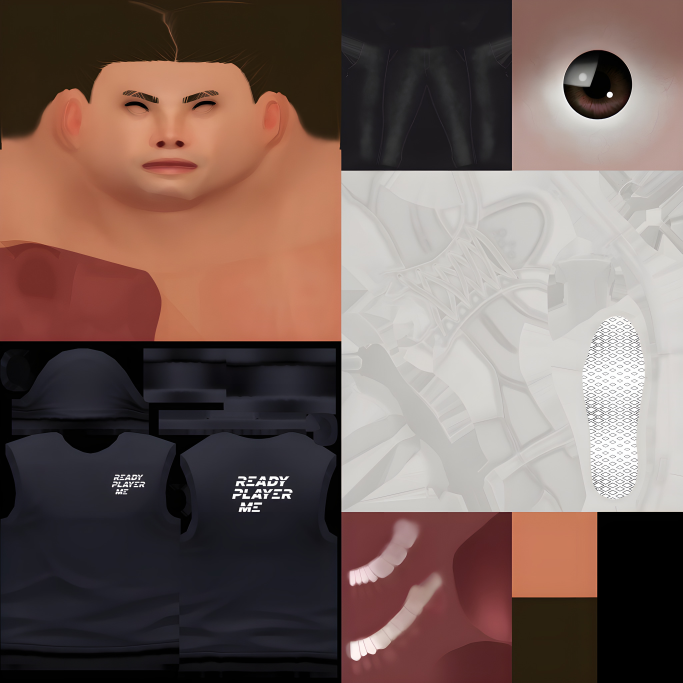
#> input picture modelos/rpm_m_hd.jpg, 2048 x 2048 px, found by its file name (shown at 1/3 size)
$ python desenha_rosto.py
#> lines starting #> are read from the running program, lines starting #| are printed output that depends on the picture; after the words box and inside, x2 and y2 are one past the last pixel; in counts of white or black regions, pixels touching at a corner belong together
# Pinta um rosto em estilo de desenho (cel-shading) na cabeça do modelo masculino, com proporções medidas nas fotos.
import numpy as np
from PIL import Image, ImageDraw, ImageFilter
base = Image.open('/home/user/role-city/modelos/rpm_m_hd.jpg').convert('RGB')
#> base is the input picture: PIL image 2048x2048 RGB; mean R, G, B 117.4, 97.1, 91.1
W = 2048
skin = np.asarray(base)[1536:1792, 1536:1792].reshape(-1, 3).mean(0)     # tom do corpo
#> skin = [201.7, 121.9, 89.24]
SK = tuple(int(v) for v in skin)
#> SK = (201, 121, 89)
L = Image.new('RGB', (W, W), SK); d = ImageDraw.Draw(L)
def sh(c, f): return tuple(int(max(0, min(255, v * f))) for v in c)
# sombras e luz (cel): contorno do rosto mais escuro, testa e bochechas mais claras
for (cx, cy, rx, ry, f, a) in [(512, 640, 300, 120, 0.82, 1), (330, 430, 60, 150, 0.9, 1), (694, 430, 60, 150, 0.9, 1)]:
    lay = Image.new('RGB', (W, W), sh(SK, f)); m = Image.new('L', (W, W), 0); ImageDraw.Draw(m).ellipse([cx - rx, cy - ry, cx + rx, cy + ry], fill=255)
    L.paste(lay, (0, 0), m.filter(ImageFilter.GaussianBlur(40)))
#> this loop made 3 passes
#> pass 1, `lay = Image.new('RGB', (W, W), sh(SK, f))`:
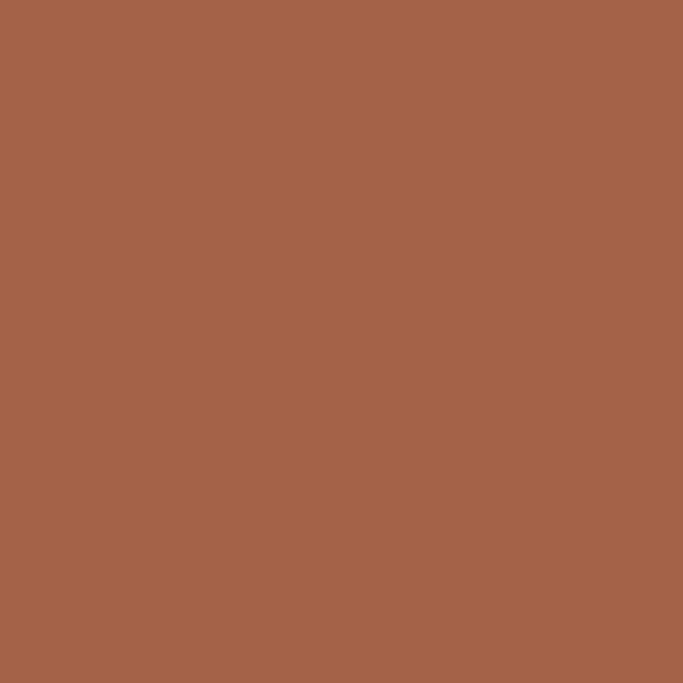
#> lay: PIL image 2048x2048 RGB (shown at 1/3 size); mean R, G, B 164, 99, 72
#> after the loop:
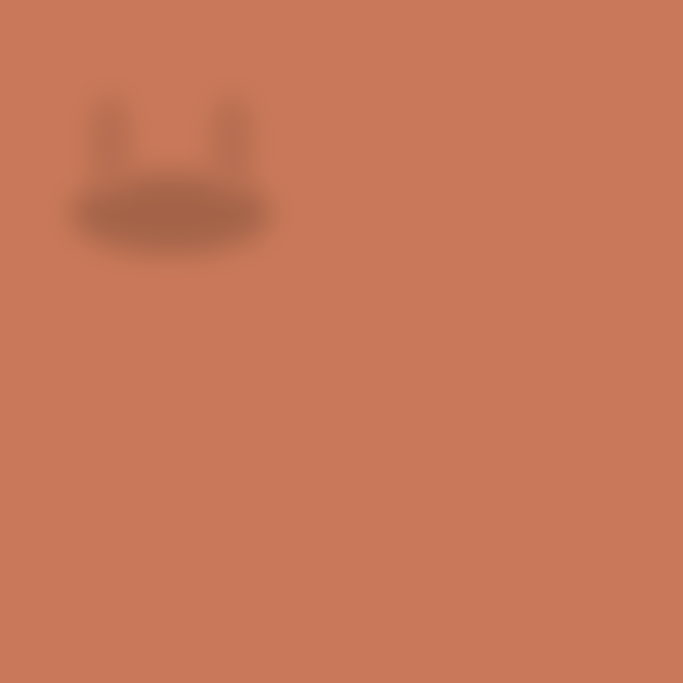
#> L: PIL image 2048x2048 RGB (shown at 1/3 size); mean R, G, B 199.8, 120.3, 88.4
#> after the loop:
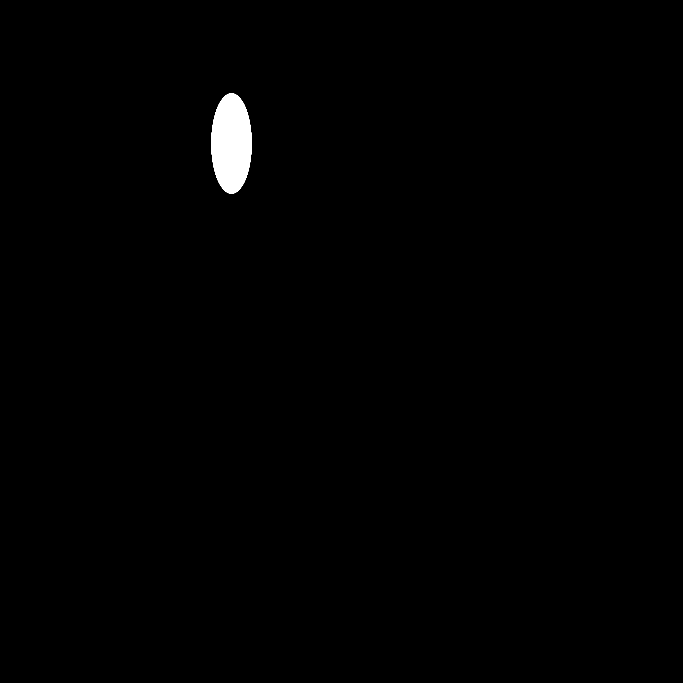
#> m: PIL image 2048x2048 L (shown at 1/3 size); 0.68% white; 1 white region, box (x1, y1, x2, y2) and area: (634, 280, 755, 581) 28593
for (cx, cy) in [(420, 400), (604, 400)]:
    hl = Image.new('RGB', (W, W), sh(SK, 1.12)); m = Image.new('L', (W, W), 0); ImageDraw.Draw(m).ellipse([cx - 70, cy - 40, cx + 70, cy + 40], fill=120)
    L.paste(hl, (0, 0), m.filter(ImageFilter.GaussianBlur(35)))
#> this loop made 2 passes
#> pass 1, `hl = Image.new('RGB', (W, W), sh(SK, 1.12))`:
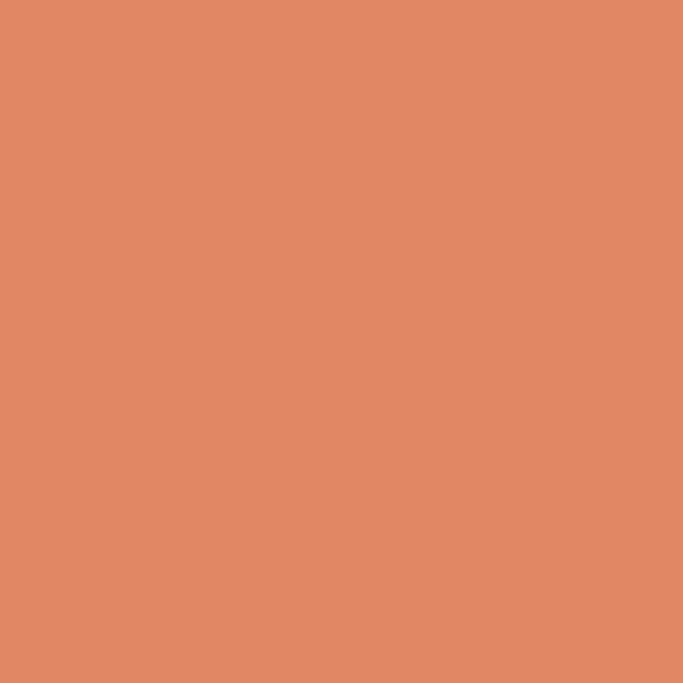
#> hl: PIL image 2048x2048 RGB (shown at 1/3 size); mean R, G, B 225, 135, 99
#> after the loop:
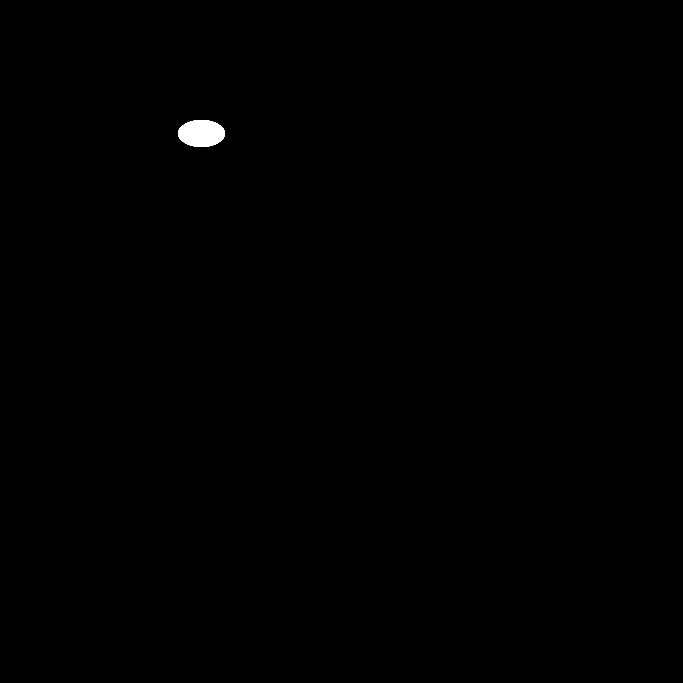
#> m: PIL image 2048x2048 L (shown at 1/3 size); values 0 (black) and 120 (white), 0.21% white; 1 white region, box (x1, y1, x2, y2) and area: (534, 360, 675, 441) 8969
d = ImageDraw.Draw(L)
# nariz: lado de sombra e base com narinas
d.polygon([(486, 360), (500, 360), (494, 430), (478, 436)], fill=sh(SK, 0.9))
d.ellipse([472, 428, 492, 442], fill=(110, 62, 50)); d.ellipse([532, 428, 552, 442], fill=(110, 62, 50))
d.ellipse([506, 398, 518, 408], fill=sh(SK, 1.2))
# olhos em amêndoa, íris, pupila e brilho
IRIS, PUP = (72, 46, 34), (22, 16, 12)
for (cx, cy) in [(410, 315), (612, 315)]:
    d.ellipse([cx - 40, cy - 17, cx + 40, cy + 17], fill=(236, 226, 218))
    d.ellipse([cx - 18, cy - 17, cx + 18, cy + 17], fill=IRIS)
    d.ellipse([cx - 8, cy - 8, cx + 8, cy + 8], fill=PUP)
    d.ellipse([cx - 9, cy - 9, cx - 3, cy - 3], fill=(255, 255, 255))
    d.arc([cx - 44, cy - 24, cx + 44, cy + 14], 200, 340, fill=(48, 32, 26), width=7)   # pálpebra superior
    d.arc([cx - 40, cy - 18, cx + 40, cy + 18], 20, 160, fill=(170, 120, 100), width=3)  # pálpebra inferior suave
# sobrancelhas (traço grosso que afina)
for pts in [[(356, 300), (410, 288), (470, 282)], [(556, 282), (614, 288), (668, 300)]]:
    for k in range(len(pts) - 1):
        (x0, y0), (x1, y1) = pts[k], pts[k + 1]
        for t in range(0, 40):
            x = x0 + (x1 - x0) * t / 40; y = y0 + (y1 - y0) * t / 40; r = 12 - 6 * t / 40
            d.ellipse([x - r, y - r, x + r, y + r], fill=(36, 25, 22))
# boca: lábios e linha
d.ellipse([430, 474, 594, 506], fill=(176, 100, 90))
d.ellipse([444, 482, 580, 500], fill=(190, 116, 106))
d.line([(440, 492), (512, 496), (584, 492)], fill=(104, 58, 50), width=5)
d.polygon([(468, 452), (512, 462), (556, 452), (556, 466), (512, 468), (468, 466)], fill=(44, 30, 26))  # bigode
# barba (estilo desenho) e contorno do queixo
beard = Image.new('L', (W, W), 0); bd = ImageDraw.Draw(beard)
bd.polygon([(352, 440), (366, 500), (400, 556), (450, 606), (512, 636), (574, 606), (624, 556), (658, 500), (672, 440), (644, 468), (600, 492), (512, 500), (424, 492), (380, 468)], fill=255)
bd.polygon([(470, 452), (512, 462), (554, 452), (560, 470), (512, 466), (464, 470)], fill=255)  # bigode
beard = beard.filter(ImageFilter.GaussianBlur(6))
noise = np.random.default_rng(3).random((W, W)) * 0.4 + 0.6
beard_arr = np.asarray(beard).astype(float) / 255 * noise
L_arr = np.asarray(L).astype(float)
L_arr = L_arr * (1 - beard_arr[..., None] * 0.92) + np.array([40, 26, 22]) * beard_arr[..., None] * 0.92
L = Image.fromarray(L_arr.clip(0, 255).astype(np.uint8))
# suaviza (cel) e mistura com o molde: só no rosto
L = L.filter(ImageFilter.GaussianBlur(1.6))
yy, xx = np.mgrid[0:W, 0:W]
el = np.clip(1 - (((xx - 512) / 300.0) ** 2 + ((yy - 430) / 250.0) ** 2), 0, 1)
bb = np.asarray(base).astype(float); la = np.asarray(L).astype(float)
mask = np.clip(el * 4, 0, 1)
mask = np.array(Image.fromarray((mask * 255).astype(np.uint8)).filter(ImageFilter.GaussianBlur(24))).astype(float) / 255
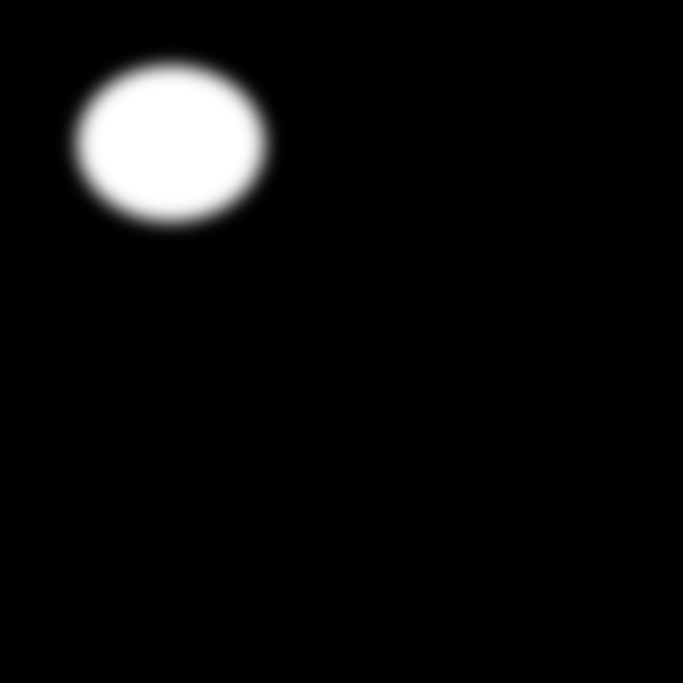
#> mask: shape (2048, 2048) float64 (shown at 1/3 size); min 0, max 1, mean 0.0491
out = bb * (1 - mask[..., None]) + la * mask[..., None]
Image.fromarray(out.clip(0, 255).astype(np.uint8)).save('desenho_m.jpg', quality=92, subsampling=0, optimize=True)
Image.fromarray(out.clip(0, 255).astype(np.uint8)).crop((0, 0, 1024, 1024)).save('desenho_cabeca.png')
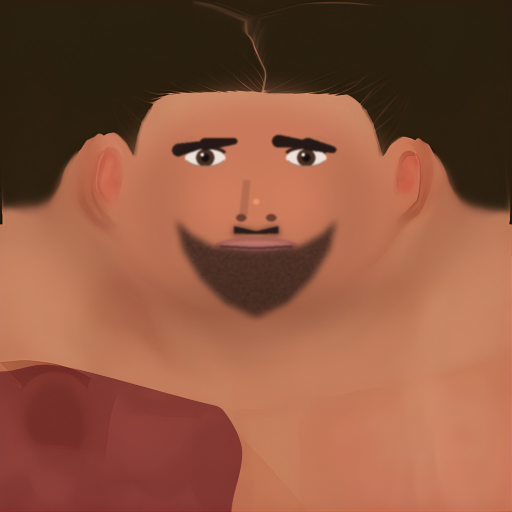
#> saved as desenho_cabeca.png: PIL image 1024x1024 RGB (shown at 1/2 size); mean R, G, B 140.3, 85.4, 62.1
print('ok')

$ run again, with modelos/rpm_f_hd.jpg copied over modelos/rpm_m_hd.jpg
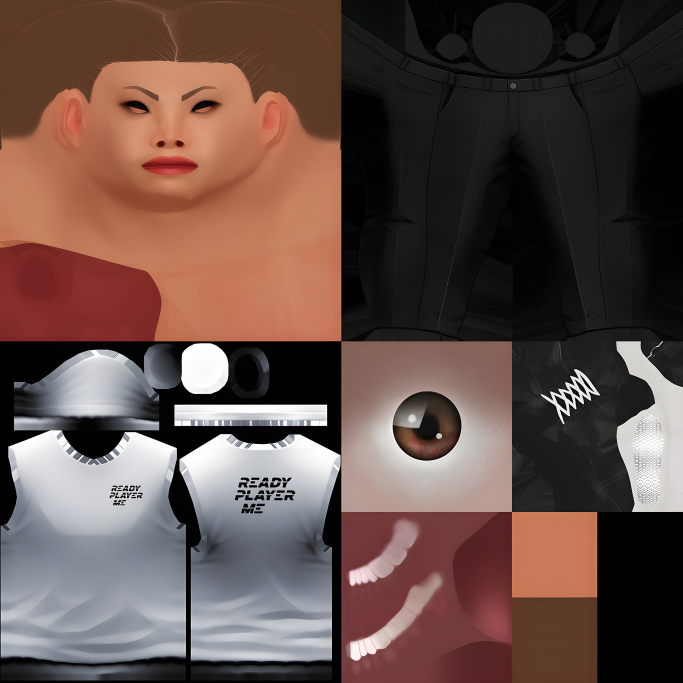
#> input picture modelos/rpm_f_hd.jpg, 2048 x 2048 px, found by its file name (shown at 1/3 size)
#> base is the input picture: PIL image 2048x2048 RGB; mean R, G, B 100, 78.4, 72.5
#> skin = [200.7, 121.1, 88.35]
#> SK = (200, 121, 88)
#> `out = bb * (1 - mask[..., None]) + la * mask[..., None]`:
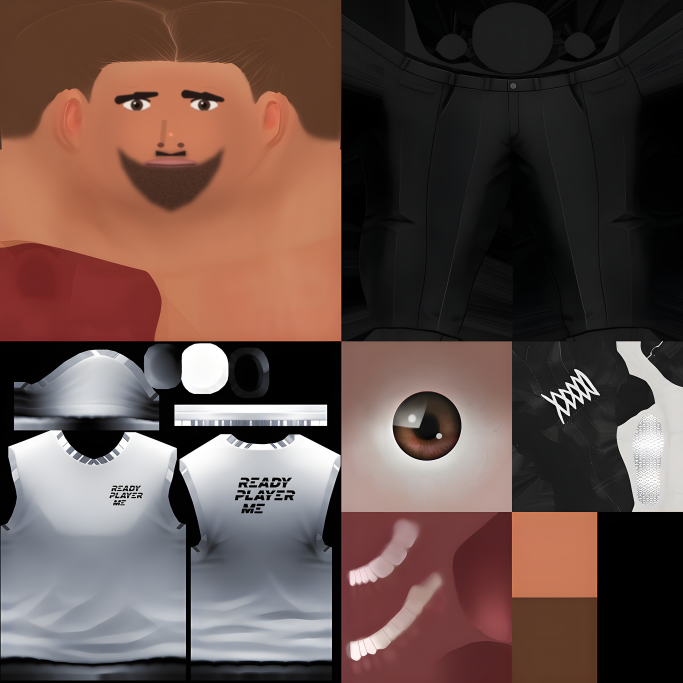
#> out: shape (2048, 2048, 3) float64 (shown at 1/3 size); mean R, G, B 99.4, 77.9, 72.2
#> `Image.fromarray(out.clip(0, 255).astype(np.uint8)).crop((0, 0, 1024, 1..`:
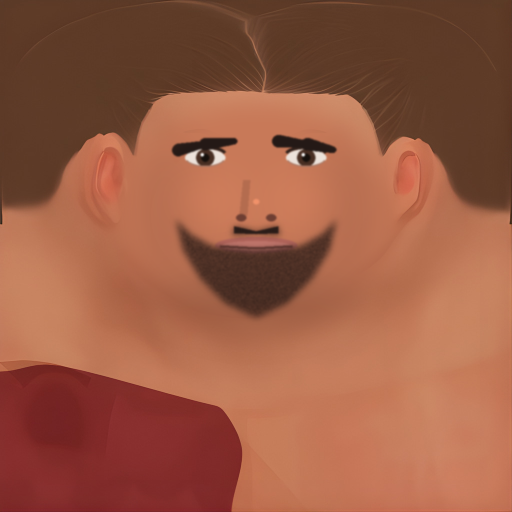
#> saved as desenho_cabeca.png: PIL image 1024x1024 RGB (shown at 1/2 size); mean R, G, B 154, 91, 67
